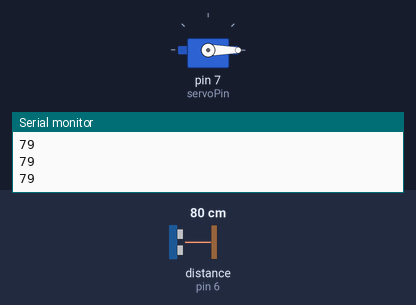
The sketch below on a simulated Arduino Uno, built with avr-gcc and run on an emulated ATmega328P. On the bench: servo, the last lines printed to the serial monitor. Wiring (inferred from the names in the program): ultrasonic range finder: trigger pin 5; echo pin 6. The inputs (shaded band) are chosen by the test bench; at power-on: distance to the obstacle (sensor on pin 6) 80 cm. The echo pulse lasts 58.3 µs per cm.

Above: at 1.3 s.
1.4 s: distance to the obstacle (sensor on pin 6) set to 17 cm
4.4 s: distance to the obstacle (sensor on pin 6) set to 13 cm
At 6.9 s:
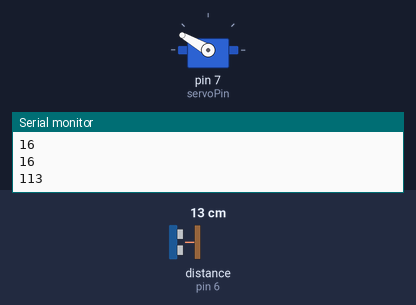
7.4 s: distance to the obstacle (sensor on pin 6) set to 18 cm
At 8.3 s:
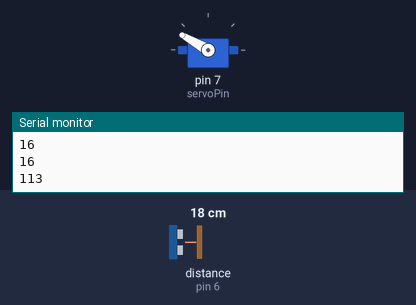
8.9 s: distance to the obstacle (sensor on pin 6) set to 2 cm
At 9.5 s:
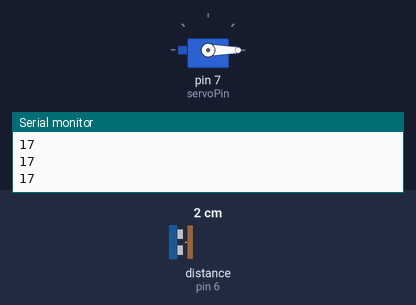
Timing chart, 0 to 12.4 s (numbered marks = the images above; inputs shaded):
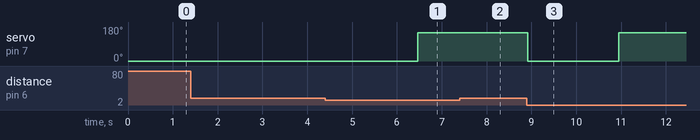

Measured:
- the behaviour switches between 16 and 15 cm on distance to the obstacle (sensor on pin 6) (found by bisection; images 0 and 1)
- after the input at 4.4 s, servo on pin 7 (servoPin): 0° → 150° after 2.1 s
- after the input at 7.4 s, servo on pin 7 (servoPin): stays 150° (without the input it goes to 0° after 1.1 s)
- after the input at 8.9 s, servo on pin 7 (servoPin): 150° → 0° at once, → 150° 2.0 s later

The sketch:

newservo.ino
```cpp
#include<Servo.h>    //servo library
Servo servo;
int trigPin = 5;
int echoPin = 6;
int servoPin = 7;
int trigger;
int led= 10;
long duration, dist, average;
long aver[3];   //array for average
void setup() {
    Serial.begin(9600);
    servo.attach(servoPin);
    pinMode(trigPin, OUTPUT);
    trigger = 0;
    pinMode(echoPin, INPUT);
    servo.write(0);         //close cap on power on
    delay(100);
    servo.detach();
}

void measure() {
 digitalWrite(10,HIGH);
digitalWrite(trigPin, LOW);
delayMicroseconds(5);
digitalWrite(trigPin, HIGH);
delayMicroseconds(15);
digitalWrite(trigPin, LOW);
pinMode(echoPin, INPUT);
duration = pulseIn(echoPin, HIGH);
dist = (duration/2) / 29.1;    //obtain distance
}
void loop() {
  for (int i=0;i<=2;i++) {   //average distance
    measure();
   aver[i]=dist;
    delay(10);              //delay between measurements
  }
 dist=(aver[0]+aver[1]+aver[2])/3;

if ( dist<15 ) {
//Change distance as per your need
  if(trigger == 0)
  {
    servo.attach(servoPin);
    delay(1);
    servo.write(0);
    delay(2000);
    trigger = 1;
    Serial.print(trigger,"inside 0");
  }
  else if(trigger == 1)
  {
   servo.write(150);
   delay(2000);
   servo.detach();
   trigger = 0;
   Serial.print(trigger,"outside 0");
  }
}
Serial.println(dist);
}
```
